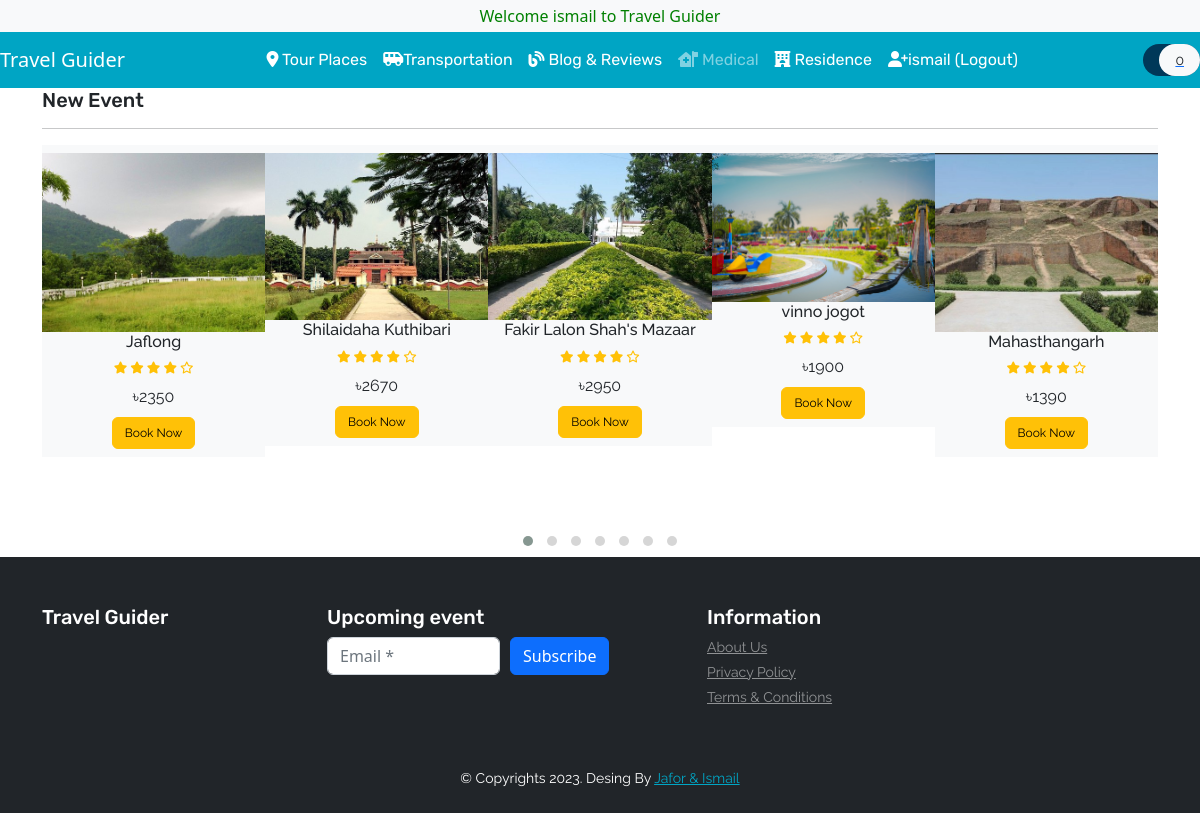
The app's page /demo.php (signed in) with its own data.
### tables this page shows
CREATE TABLE `users` (
  `user_id` int(11) NOT NULL,
  `user_name` varchar(50) DEFAULT NULL,
  `email` varchar(50) NOT NULL,
  `password` varchar(50) DEFAULT NULL,
  `number` text NOT NULL,
  `nid` int(11) NOT NULL,
  `address` varchar(50) NOT NULL,
  `verification_code` varchar(255) NOT NULL,
  `is_verify` int(10) NOT NULL DEFAULT 0
);

CREATE TABLE `product` (
  `item_id` int(11) NOT NULL,
  `item_brand` varchar(200) NOT NULL,
  `item_name` varchar(255) NOT NULL,
  `item_price` text NOT NULL,
  `item_image` varchar(255) NOT NULL,
  `item_register` date DEFAULT NULL
);

### demo.php (called while the page is built, shortened)
<?php
    include ('header.php');
?>
<?php
    include ('Template/_demo.php');
?>
<?php
include ('footer.php');
?>

### database/functions.php (called while the page is built, shortened)
<?php
function check_login($con)
{
	if(isset($_SESSION['user_id']))
	{
		$id = $_SESSION['user_id'];
		$query = "select * from users where user_id = '$id' limit 1";
		$result = mysqli_query($con,$query);
		if($result && mysqli_num_rows($result) > 0)
		{
			$user_data = mysqli_fetch_assoc($result);
			return $user_data;
		}
	}
	die;
}

### database/DBController.php (called while the page is built, shortened)
<?php
class DBController
{
    protected $host = 'localhost';
    protected $user = 'root';
    protected $password = '';
    protected $database = "travel";
    public function __construct()
    {
        $this->con = mysqli_connect($this->host, $this->user, $this->password, $this->database);
    }
}

### functions.php (called while the page is built, shortened)
<?php
require ('database/DBController.php');
require ('database/Product.php');
$db = new DBController();
$product = new Product($db);
$product_shuffle = $product->getData();
$Cart = new Cart($db );

### database/Product.php (called while the page is built, shortened)
<?php
class Product
{
    public $db = null;
    public function __construct(DBController $db)
    {
        $this->db = $db;
    }
    public function getData($table = 'product'){
        $result = $this->db->con->query("SELECT * FROM {$table}");
        $resultArray = array();
        while ($item = mysqli_fetch_array($result, MYSQLI_ASSOC)){
            $resultArray[] = $item;
        }
        return $resultArray;
    }
}

### Template/_demo.php (the view, shortened to what this page needs)
<?php
shuffle($product_shuffle);
?>
<section id="new-phones">
    <div class="container">
        <h4 class="font-rubik font-size-20">New Event</h4>
        <hr>
        <div class="owl-carousel owl-theme">
            <?php foreach ($product_shuffle as $item) { ?>
                <div class="item py-2 bg-light">
                    <div class="product font-rale">
                        <a href="<?php printf('%s?item_id=%s', 'product.php',  $item['item_id']); ?>"><img src="<?php echo $item['item_image'] ?? "./assets/products/1.png"; ?>" alt="product1" class="img-fluid"></a>
                        <div class="text-center">
                            <h6><?php echo  $item['item_name'] ?? "Unknown";  ?></h6>
                            <div class="rating text-warning font-size-12">
                                <span><i class="fas fa-star"></i></span>
                                <span><i class="fas fa-star"></i></span>
                                <span><i class="fas fa-star"></i></span>
                                <span><i class="fas fa-star"></i></span>
                                <span><i class="far fa-star"></i></span>
                            </div>
                            <div class="price py-2">
                                <span>৳<?php echo $item['item_price'] ?? '0' ; ?></span>
                            </div>
                            <form method="post">
                                <?php
                                if (in_array($item['item_id'], $Cart->getCartId($product->getData('cart')) ?? [])){
                                    echo '<button type="submit" disabled class="btn btn-success font-size-12">In the Cart</button>';
                                }else{
                                    echo '<button type="submit" name="top_sale_submit" class="btn btn-warning font-size-12">Book Now</button>';
                                }
                                ?>
                            </form>
                        </div>
                    </div>
                </div>
            <?php }  ?>
        </div>
    </div>
</section>

### header.php (shortened to what this page needs)
<?php
include("database/connection.php");
include("database/functions.php");
$user_data = check_login($con);
?>
<!DOCTYPE html>
<html lang="en">
<head>
    <link href="https://cdn.jsdelivr.net/npm/bootstrap@5.2.1/dist/css/bootstrap.min.css" rel="stylesheet">
    <link rel="stylesheet" href="https://stackpath.bootstrapcdn.com/bootstrap/4.4.1/css/bootstrap.min.css">
    <link rel="stylesheet" href="https://cdnjs.cloudflare.com/ajax/libs/OwlCarousel2/2.3.4/assets/owl.carousel.min.css" />
    <link rel="stylesheet" href="https://cdnjs.cloudflare.com/ajax/libs/OwlCarousel2/2.3.4/assets/owl.theme.default.min.css" />
    <link rel="stylesheet" href="https://cdnjs.cloudflare.com/ajax/libs/font-awesome/5.13.0/css/all.min.css" />
    <link rel="stylesheet" href="https://cdnjs.cloudflare.com/ajax/libs/font-awesome/6.2.1/css/all.min.css">
    <link href="https://cdn.jsdelivr.net/npm/bootstrap@5.2.3/dist/css/bootstrap.min.css" rel="stylesheet">
    <link href="https://cdn.jsdelivr.net/npm/bootstrap@5.2.0-beta1/dist/css/bootstrap.min.css" rel="stylesheet">
    <link rel="stylesheet" href="style.css">
    <?php
    require('functions.php');
    ?>
</head>
<body>
    <header id="header">
        <div class="strip d-flex justify-content-between px-4 py-1 bg-light">
            <p class="font-rale font-size-12 text-black-50 m-0">
                <marquee behavior="" direction="" style="color: green;">Welcome <?php echo $user_data['user_name']; ?> to Travel Guider</marquee>
            </p>
        </div>
        <nav class="navbar navbar-expand-lg navbar-dark color-second-bg">
            <a class="navbar-brand" href="./index.php"> Travel Guider</a>
            <div class="collapse navbar-collapse" id="navbarNav">
                <ul class="navbar-nav m-auto font-rubik">
                    <li class="nav-item active">
                        <a class="nav-link" href="./topPlace.php"><i class="fa-solid fa-location-dot"></i> Tour Places</a></a>
                    </li>
                    <li class="nav-item active">
                        <a class="nav-link" href="./landing_page.php"><i class="fa-solid fa-van-shuttle"></i>Transportation</a>
                    </li>
                    <li class="nav-item active">
                        <a class="nav-link" href="./blog.php"><i class="fa-solid fa-blog"></i> Blog & Reviews</a>
                    </li>
                    <li class="nav-item ">
                        <a class="nav-link" href="#"><i class="fa-solid fa-house-medical-flag"></i> Medical</a>
                    </li>
                    <li class="nav-item active">
                        <a class="nav-link" href="./home.php"><i class="fa-solid fa-hotel"></i> Residence</a>
                    </li>
                    <li class="nav-item active">
                        <a class="nav-link" href="./logout.php"><i class="fa-solid fa-user-plus"></i><?php echo $user_data['user_name']; ?> (Logout)</a></a>
                    </li>
                </ul>
                <form action="#" class="font-size-14 font-rale">
                    <a href="cart.php" class="py-2 rounded-pill color-primary-bg">
                        <span class="font-size-16 px-2 text-white">
                        </span>
                        <span class="px-3 py-2 rounded-pill text-dark bg-light"><?php echo count($product->getData('cart')); ?></span>
                    </a>
                </form>
            </div>
        </nav>
    </header>
    <main id="main-site">

### style.css (style rules this page uses)
button, button:focus { outline: none !important; box-shadow: none !important; }
.font-rale { font-family: "Raleway", cursive; }
.font-rubik { font-family: "Rubik", cursive; }
.font-size-12 { font-size: 12px; }
.font-size-14 { font-size: 14px; }
.font-size-16 { font-size: 16px; }
.font-size-20 { font-size: 20px; }
.color-primary-bg { background: #003859; }
.color-second-bg { background: #00A5C4; }

### records on screen
users: user_name "ismail"
product: item_image (picture), item_name "Jaflong", item_price "2350"
product: item_image (picture), item_name "Shilaidaha Kuthibari", item_price "2670"
product: item_image (picture), item_name "Fakir Lalon Shah's Mazaar", item_price "2950"
product: item_image (picture), item_name "vinno jogot", item_price "1900"
product: item_image (picture), item_name "Mahasthangarh", item_price "1390"

### other values on screen
count($product->getData('cart')) "0"
